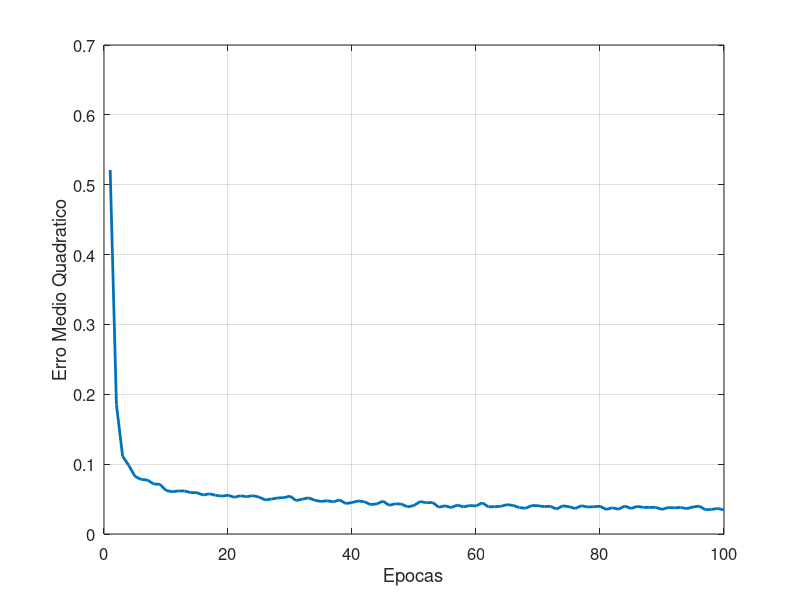
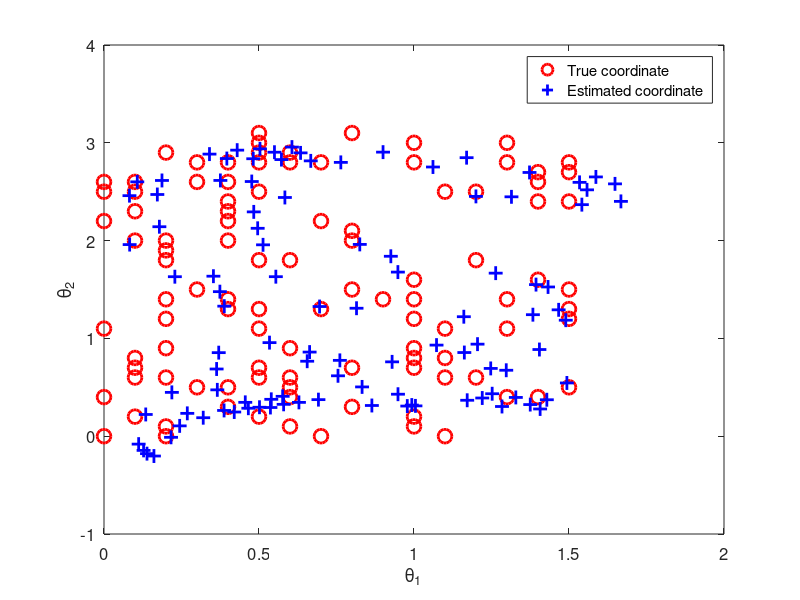

These charts were generated, in order, by the following MATLAB code:
% Implementacao da rede MLP canonica (backpropagation com gradiente descendente e termo de momento)
%
% Autor: Guilherme de A. Barreto
% Date: 16/05/2017
%
% Objetivo verificar a ocorrencia de overfitting

% X = Vetor de entrada
% d = saida desejada (escalar)
% W = Matriz de pesos Entrada -> Camada Oculta
% M = Matriz de Pesos Camada Oculta -> Camada saida
% eta = taxa de aprendizagem
% alfa = fator de momento

clear; clc; close all;

% Carrega DADOS
%=================
X=load('robot2D.dat');   % Dados robo planar (2D)

c=size(X);
I=randperm(c(1));
X=X(I,:);   % Embaralha as linhas do conjunto de dados

ptrain=0.8;  % Porcentagem de dados para treinamento
s=floor(ptrain*c(1));  % Ponto de corte para dados treinamento/teste

Xtrain=X(1:s,:);        % Dados de treinamento
Ntrain=length(Xtrain);  % No. dados de treinamento

Xtest=X(s+1:end,:);     % Dados de teste
Ntest=length(Xtest);    % No. dados de teste

% DEFINE ARQUITETURA DA REDE
%===========================
Ne = 100; % No. de epocas de treinamento
Nr = 1;   % No. de rodadas de treinamento/teste
Nh = 20;   % No. de neuronios na camada oculta
No = 2;   % No. de neuronios na camada de saida

eta=0.01;   % Passo de aprendizagem
mom=0;  % Fator de momento

% Inicia matrizes de pesos
WW=0.1*rand(Nh,3);   % Pesos entrada -> camada oculta
WW_old=WW;              % Necessario para termo de momento

MM=0.1*rand(No,Nh+1);   % Pesos camada oculta -> camada de saida
MM_old = MM;            % Necessario para termo de momento

%%% ETAPA DE TREINAMENTO
for t=1:Ne,

    Epoca=t

    % Embaralha vetores de entrada e saidas desejadas
    I=randperm(Ntrain);
    Xtrain=Xtrain(I,:);

    EQ=0;
    for tt=1:Ntrain,   % Inicia LOOP de epocas de treinamento
        % CAMADA OCULTA
        x =[+1; Xtrain(tt,1:2)'];      % Constroi vetor de entrada com adicao da entrada x0=+1
        Ui = WW * x;          % Ativacao (net) dos neuronios da camada oculta
        Yi = 2./(1+exp(-Ui)) - 1; % Saida entre [-1,1] (funcao tangente hiperbolica)

        % CAMADA DE SAIDA
        Y=[+1; Yi];               % Constroi vetor de entrada DESTA CAMADA com adicao da entrada y0=+1
        Uk = MM * Y;              % Ativacao (net) dos neuronios da camada de saida
        Ok = Uk;                  % Neuronios de Saida com funcao de ativacao linear

        % CALCULO DO VETOR DE ERROS
        Ek = Xtrain(tt,3:4)' - Ok;     % erro entre a saida desejada e a saida da rede

        EQ = EQ + 0.5*sum(Ek.^2);    % soma dos erros quadratico para todos os neuronios por VETOR DE ENTRADA

        %%% CALCULO DOS GRADIENTES LOCAIS
        Dk = 1;             % Neuronios de saida lineares, logo derivada da funcao de ativacao igual a 1
        DDk = Ek.*Dk;       % gradiente local = proprio erro (camada de saida)

        Di = 1 - Yi.^2; % derivada da sigmoide logistica (camada oculta)
        DDi = Di.*(MM(:,2:end)'*DDk);    % gradiente local (camada oculta)

        % AJUSTE DOS PESOS - CAMADA DE SAIDA
        MM_aux=MM;
        MM = MM + eta*DDk*Y' + mom*(MM - MM_old);
        MM_old=MM_aux;

        % AJUSTE DOS PESOS - CAMADA OCULTA
        WW_aux=WW;
        WW = WW + eta*DDi*x' + mom*(WW - WW_old);
        WW_old=WW_aux;
    end   % Fim de uma epoca

    % MEDIA DO ERRO QUADRATICO P/ EPOCA
    EQMtrain(t)=EQ/Ntrain;
end   % Fim do loop de treinamento


% VERIFICACAO DE REDUNDANCIA COM A REDE JAH TREINADA
% USA DADOS DE TREINAMENTO, MAS NAO ALTERA OS PESOS
EQM_trained=0;
HID1=[];
OUT1=[];
SSE=[0;0];
SSY=[0;0];
MED=mean(Xtrain(:,3:4));   % Valores medios das 2 saidas
for tt=1:Ntrain,
    % CAMADA OCULTA
        x=[+1; Xtrain(tt,1:2)'];           % Constroi vetor de entrada com adicao da entrada x0=+1
        Ui = WW * x;               % Ativacao (net) dos neuronios da camada oculta
        Yi = 2./(1+exp(-Ui)) - 1;  % Saida entre [-1,1] (funcao tangente hiperbolica)
        HID1=[HID1 Yi];            % Armazena saida dos neuronios ocultos

        % CAMADA DE SAIDA
        Y=[+1; Yi];                % Constroi vetor de entrada DESTA CAMADA com adicao da entrada y0=+1
        Uk = MM * Y;               % Ativacao (net) dos neuronios da camada de saida
        Ok = Uk;                   % Saida linear

        OUT1=[OUT1 Ok];        % Armazena saida dos neuronios de saida

        Ek = Xtrain(tt,3:4)' - Ok;           % erro entre a saida desejada e a saida da rede
        EQM_trained = EQM_trained + 0.5*sum(Ek.^2);     % soma do erro quadratico para todos os neuronios por VETOR DE ENTRADA

        SSE=SSE + Ek.^2;  % Soma dos erros quadraticos por neuronio de saida
        SSY=SSY + (Xtrain(tt,3:4)' - MED').^2;  % Soma dos desvios quadráticos das saidas
end

R2= 1 - SSE./SSY;

% MEDIA DO ERRO QUADRATICO COM REDE TREINADA (USANDO DADOS DE TREINAMENTO)
EQM_trained=EQM_trained/Ntrain;

Ch=cov(HID1');  % Matriz de covariancia das saidas dos neuronios da camada OCULTA
Av=eig(Ch);     % Autovalores da matriz Ch
Rc=1/cond(Ch)    % Razao entre menor e maior autovalor da matriz Ch

%I=1; Plam=100*(sum(Av(end-I:end))/sum(Av));


%% ETAPA DE GENERALIZACAO  %%%
RESULTS=[];
EQMtest=0;
for tt=1:Ntest,
    % CAMADA OCULTA
    x=[+1; Xtest(tt,1:2)'];            % Constroi vetor de entrada com adicao da entrada x0=+1
    Ui = WW * x;              % Ativacao (net) dos neuronios da camada oculta
    Yi = 2./(1+exp(-Ui)) - 1; % Saida entre [-1,1] (funcao tangente hiperbolica)

    % CAMADA DE SAIDA
    Y=[+1; Yi];           % Constroi vetor de entrada DESTA CAMADA com adicao da entrada y0=+1
    Uk = MM * Y;          % Ativacao (net) dos neuronios da camada de saida
    Ok = Uk;              % Saida linear

    RESULTS=[RESULTS; Xtest(tt,3:4) Ok'];       % Armazena as saidas desejadas e a estimadas pela rede

    Ek = Xtest(tt,3:4)' - Ok;           % erro entre a saida desejada e a saida da rede
    EQMtest = EQMtest + 0.5*sum(Ek.^2);
end

EQMtest=EQMtest/Ntest

% Graficos
figure;
plot(1:Ne,EQMtrain,'linewidth',2); xlabel('Epocas'); ylabel('Erro Medio Quadratico');
grid, set(gca,"fontsize", 12)

figure;
plot(RESULTS(:,1),RESULTS(:,2),'ro','linewidth',2,'markersize',10)
hold on; plot(RESULTS(:,3),RESULTS(:,4),'b+','linewidth',2,'markersize',10);
xlabel('\theta_1'); ylabel('\theta_2');
legend('True coordinate','Estimated coordinate')
set(gca,"fontsize", 12)

